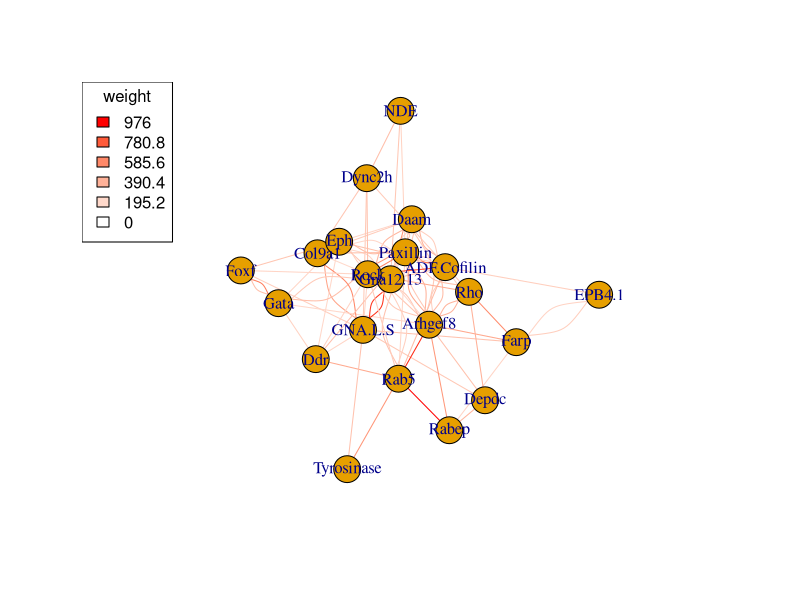

R code for this plot: (Note: this script raises an error after producing the figure.)
library(igraph)

#' Writes an igraph object to a pdf after applying a color function to the edges.
#' @param g An igraph
#' @param out The output file
#' @param layout A plot layout function
#' @return NULL
plotfn <- function(g,out,layout=layout_nicely){
	require(circlize)

	colfn <- colorRamp2(c(max(E(g)$weight),0),c('red','white'))
	E(g)$edge.color <- colfn(E(g)$weight)

	lgd <- seq(round(max(E(g)$weight)),
		   0,length.out=6)

	#draw curved edges only if they're reciprocal
	tmp <- do.call(rbind,strsplit(as_ids(E(g)),'\\|'))

	curved <- sapply(1:nrow(tmp),function(x) { 
		y <- which(tmp[,1]==tmp[x,2]&tmp[,2]==tmp[x,1]) 
		if(length(y)>0) return(c(x,y))
	})

	curves <- curve_multiple(g)
	curves[unique(unlist(curved))] <- 0.3

	pdf(out)
	plot(g,vertex.shape='circle',
	     edge.curved=curves,
	     autocurve=T,
	     edge.arrow.size=0.5,
	     edge.color=colfn(E(g)$weight))
	legend('topleft',as.character(lgd),fill=colfn(lgd),title='weight')
	dev.off()
}

interactions <- read.csv('interactions.csv')
homologs <- read.csv('mmusculusHomologs.csv')
row.names(homologs) <- homologs$protein_external_id

interactions[,1] <- homologs[interactions[,1],'name']
interactions[,2] <- homologs[interactions[,2],'name']
interactions <- interactions[interactions[,1]!=interactions[,2],]

interactions <- interactions[!duplicated(interactions),]
interactions <- split(interactions,paste(interactions[,1],interactions[,2]))
interactions <- do.call(rbind,lapply(interactions,function(x) x[which.max(x[,3]),]))

g1 <- graph_from_data_frame(interactions,F)
E(g1)$weight <- interactions[,3]
plotfn(g1,'interactions.pdf')

odds <- read.csv('conditionPoisLog2OR.csv',row.names=1)
fdr <- read.csv('conditionPoisFDR.csv',row.names=1)

odds[odds<0] <- 0
odds[fdr>0.05] <- 0

g2 <- graph_from_adjacency_matrix(as.matrix(odds),'directed',T,F)

plotfn(g,'conditionNetwork.pdf')
